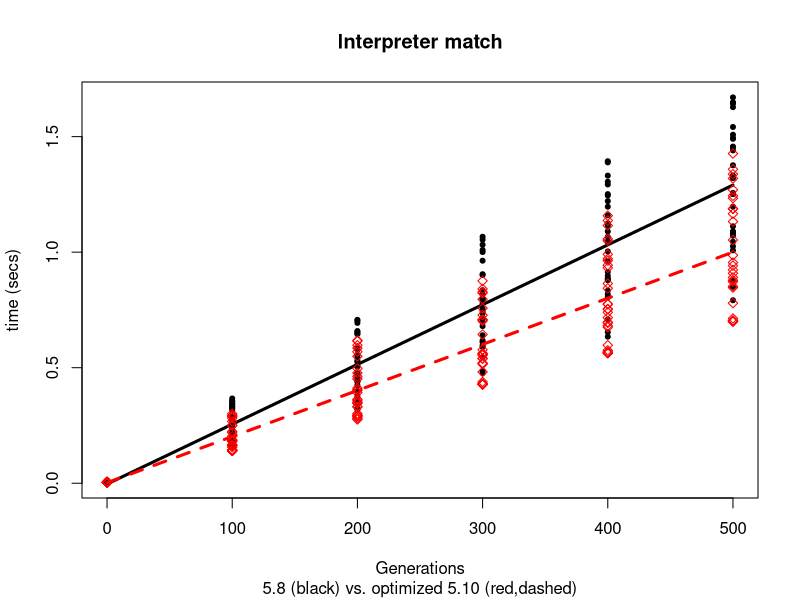

This figure's R source:
tide.opt <- read.csv( "tide_float_5.10.csv", sep=';' )
tide.opt.s <- tide.opt[order(tide.opt$Gen),]
tide.base <- read.csv( "tide_float_base.csv", sep=';' )
tide.base.s <- tide.base[order(tide.base$Gen),]
tide.opt.lm <- lm( tide.opt.s$Time ~ tide.opt.s$Gen )
tide.base.lm <- lm( tide.base.s$Time ~ tide.base.s$Gen )
plot( tide.base$Time ~ tide.base$Gen, pch=20, xlab='Generations', ylab='time (secs)', main='Interpreter match',sub='5.8 (black) vs. optimized 5.10 (red,dashed)' )
lines( sort(tide.base.s$Gen), fitted(tide.base.lm ), lwd=3)
points( tide.opt$Time ~ tide.opt$Gen,col='red', pch=23 )
lines( sort(tide.opt.s$Gen), fitted(tide.opt.lm), col='red', lwd=3, lty='dashed')
